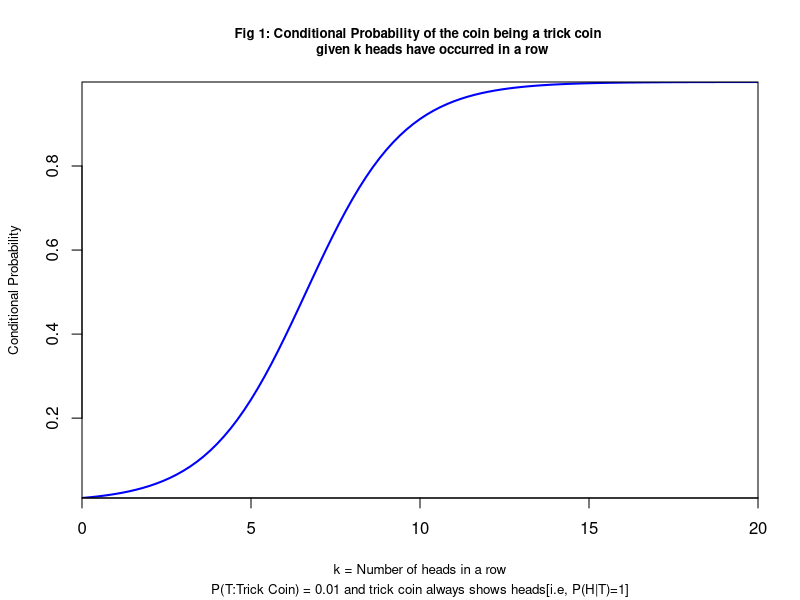
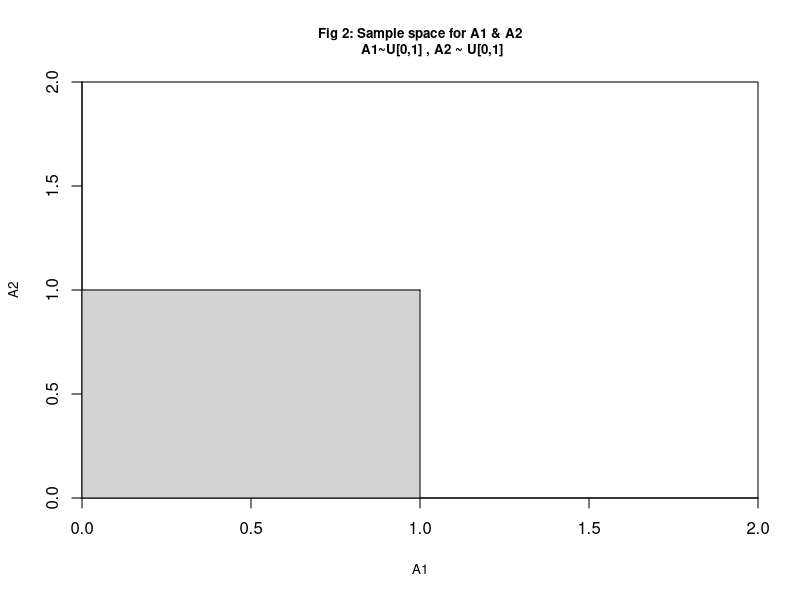
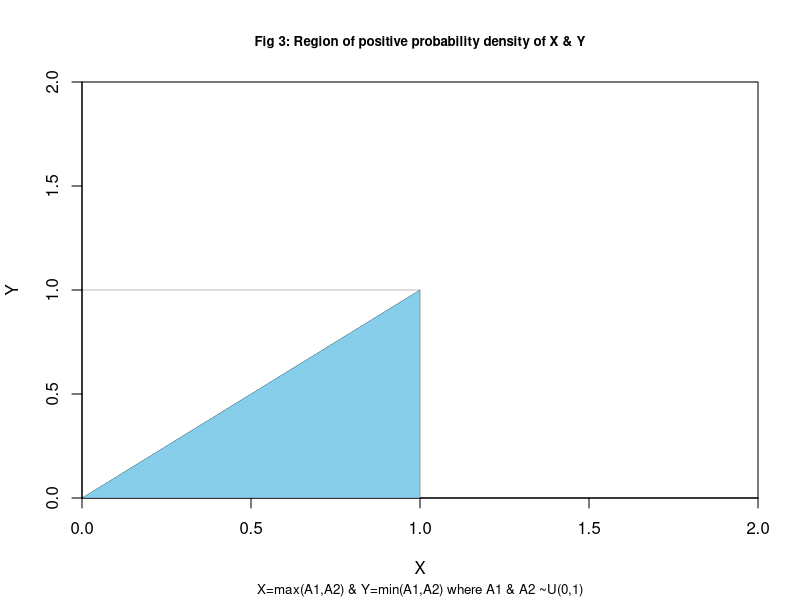
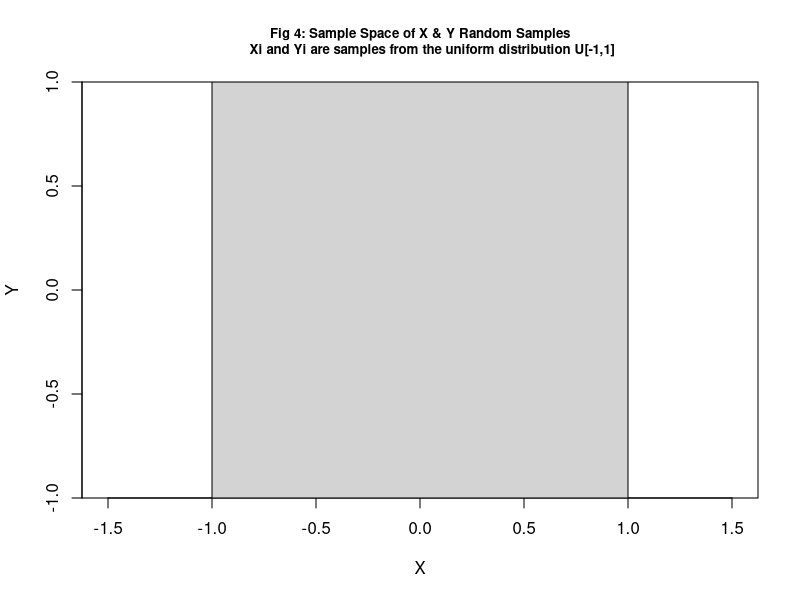
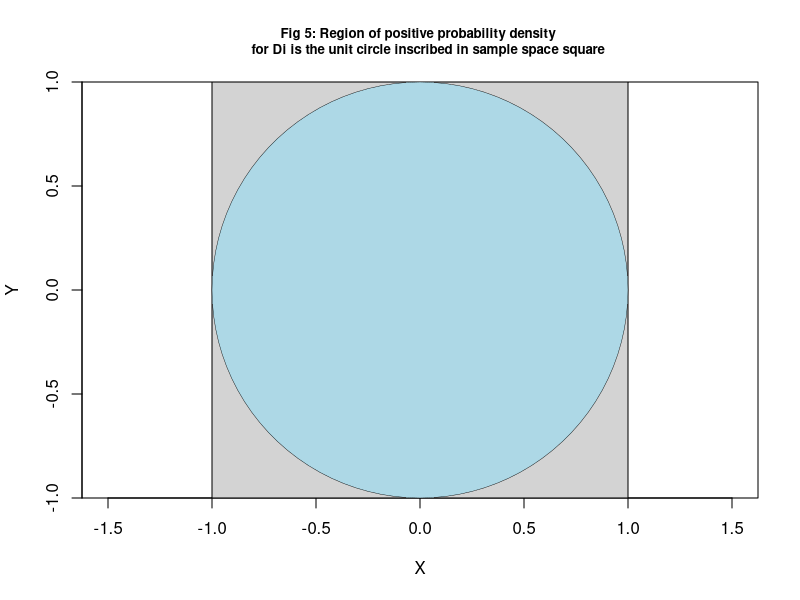
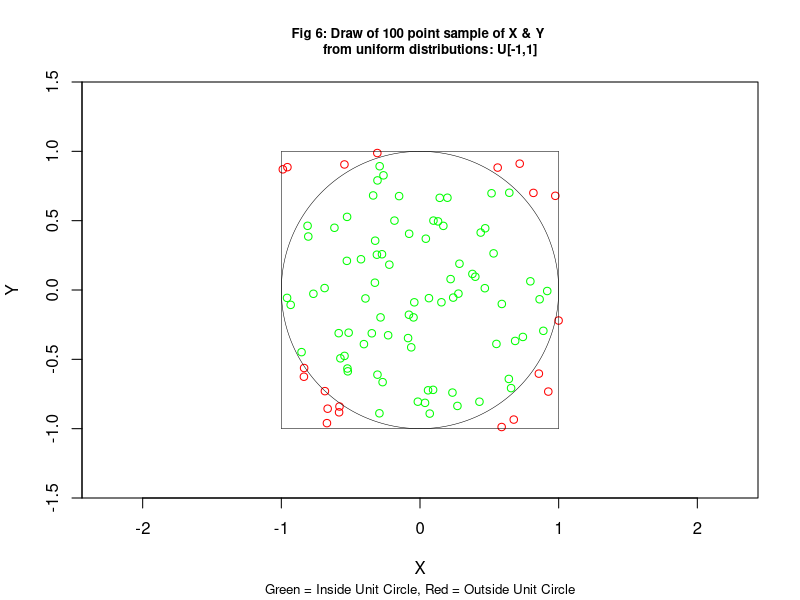
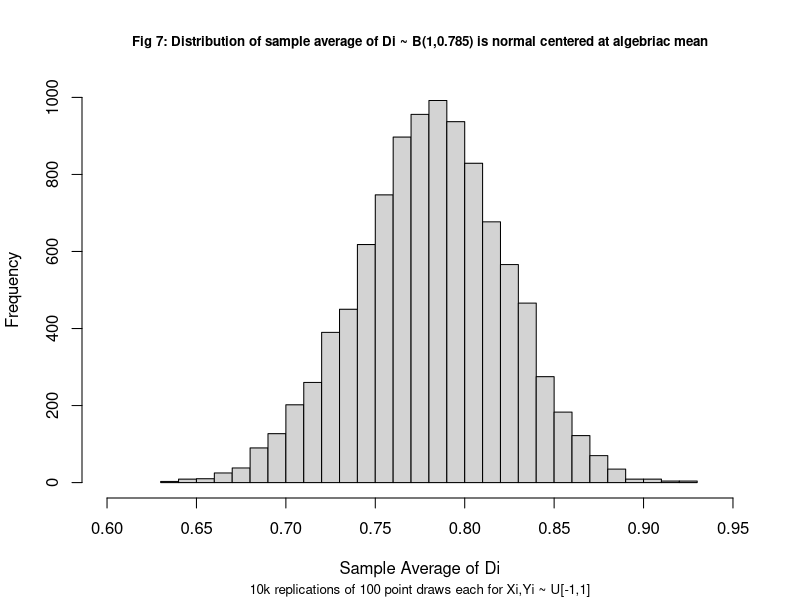

Write the R code that produced these figures, in order.
## ---- chunk 1
knitr::opts_chunk$set(echo = TRUE)
library("plotrix")
library("knitr")
library("kableExtra")
library("ggplot2")
## ---- chunk 2
curve((1/((99/2^x)+1)),0,20,xaxs="i",yaxs="i",
      main = "Fig 1: Conditional Probability of the coin being a trick coin 
      given k heads have occurred in a row",
      sub = "P(T:Trick Coin) = 0.01 and trick coin always shows heads[i.e, P(H|T)=1]",
      ylab = 'Conditional Probability', xlab = 'k = Number of heads in a row',
      cex.main=0.8, cex.sub=0.8,cex.lab=0.8,col="blue",lwd=2)
## ---- chunk 3
x0 = c(0,0.1, 1)
y0 = c(0,0.1,1)
curve(x*1,0,1, xlim=c(0,2), ylim=c(0,2),xaxs="i", yaxs="i", ylab="A2", xlab="A1", 
      main="Fig 2: Sample space for A1 & A2
      A1~U[0,1] , A2 ~ U[0,1]", cex.main=0.8, cex.lab=0.8)
rect(0,0,1,1,col='lightgray')
## ---- chunk 4
x0 <- c(0,1,1)

y0 <- c(0,1,0)
curve(x*1,0,1,  xlim=c(0,2), ylim=c(0,2),xaxs='i',yaxs='i',xlab="X", ylab="Y",
      main="Fig 3: Region of positive probability density of X & Y",
      sub="X=max(A1,A2) & Y=min(A1,A2) where A1 & A2 ~U(0,1)",
      cex.main=0.8, cex.lab=1, cex.sub=0.8,lwd=0.2)
rect(0,0,1,1,lwd=0.2)
polygon(x0,y0,col='skyblue',lwd=0.2)
## ---- chunk 5
x0 = c(-1,0.1,1)
y0 = c(-1,0.1,1)
curve(x*1,0,1, xlim=c(-1,1),ylim=c(-1,1), ylab="Y", xlab="X", xaxs="i",yaxs="i",
      main="Fig 4: Sample Space of X & Y Random Samples
      Xi and Yi are samples from the uniform distribution U[-1,1]",
      asp=1,cex.main=0.8, cex.sub=0.8,cex.lab=1)
rect(-1,-1,1,1,col='lightgray')
## ---- chunk 6
x0 = c(-1,0.1,1)
y0 = c(-1,0.1,1)
curve(x*1,0,1, xlim=c(-1,1),ylim=c(-1,1), ylab="Y", xlab="X", xaxs="i",yaxs="i",
      main="Fig 5: Region of positive probability density 
    for Di is the unit circle inscribed in sample space square",
      asp=1, cex.main=0.8, cex.lab=1)
rect(-1,-1,1,1,col='lightgray')
draw.circle(0,0,1,nv=100,border=NULL,col="lightblue",lty=1,density=NULL,
  angle=45,lwd=0.4)
## ---- chunk 7
# Draw random sample of X & Y from uniform distributions
n=100
X = runif(n,min=-1,max=1)
Y = runif(n,min=-1,max=1)
# Define the function to compute bernoulli random variable D
uniform_circ_dist = function(n,p){
    # Draw random sample of X & Y from uniform distributions
    X = runif(n,min=-1,max=1)
    Y = runif(n,min=-1,max=1)
    bernoulli_outcome = c()
    ## Compute the bernoulli variable D from X & Y values
    for (i in 1:n) {
        if ((X[i]^2+Y[i]^2)<1){ 
            bernoulli_outcome[i] = 1
        }
        else{
            bernoulli_outcome[i] = 0
        }
    }
    # return the vector of outcomes for bernoulli variable
    return(list(X=X,Y=Y,D=bernoulli_outcome))
}

n = 100
p = pi/4
result = uniform_circ_dist(n,p)
X = unlist(X)
Y = unlist(Y)
D = as.numeric(unlist(result[3]))
## Plot the X & Y data points 
## and color them based on their position relative to the unit circle
dataColor=c()
dataColor[(X^2+Y^2)<1] = "green"
dataColor[(X^2+Y^2)>=1] = "red"
plot(X,Y, col=dataColor, asp=1, xaxs="i",yaxs="i",
     xlim =c(-1.5,1.5), ylim=c(-1.5,1.5),
     cex.main=0.8, cex.lab=1,cex.sub=0.8,
     main ="Fig 6: Draw of 100 point sample of X & Y 
     from uniform distributions: U[-1,1]", xlab="X", ylab = "Y",
     sub = "Green = Inside Unit Circle, Red = Outside Unit Circle"
    )
# Superimpose a unit circle and sample space sqaure
draw.circle(0,0,1,nv=1000,border=NULL,lty=1,density=NULL,
  angle=45,lwd=0.5)
rect(-1,-1,1,1,lwd=0.5)
## ---- chunk 8
df = data.frame(p,mean(D), sprintf("%0.3f%%",abs(1-mean(D)/p)*100))
kable(df, booktabs = T,position = "center", align = "c", 
      format= "pandoc", 
      digits = 3,
      caption = "Comparison of simulated and algebraic sample averages of 
      Bernoulli Di (Sample consists of 100 draws of Xi,Yi ~ U[-1,1])",
      col.names=(c("Simulated ","Algebraic","Percent Difference"))
      )
## ---- chunk 9
n = 100
p = pi/4
reps = 10000
    X = runif(n,min=-1,max=1)
    Y = runif(n,min=-1,max=1)
mean_sample_averages = replicate(reps, mean(unlist(uniform_circ_dist(n,p)[3])))
hist(mean_sample_averages, breaks=25, xlim=c(0.60,0.95),ylim=c(0,1000), cex.main=0.8, cex.lab=1,cex.sub=0.8,
     main = "Fig 7: Distribution of sample average of Di ~ B(1,0.785) is normal centered at algebriac mean",
     sub = "10k replications of 100 point draws each for Xi,Yi ~ U[-1,1]",
     xlab = "Sample Average of Di")
## ---- chunk 10
# Theoretical variance and standard error of the sample average
sample_var = p*(1-p)/n
stderr = sqrt(sample_var)
df = data.frame(sd(mean_sample_averages),stderr, 
                sprintf("%0.3f%%",100*abs(1- sd(mean_sample_averages)/stderr)))
kable(df, format= "pandoc", booktable = T, longtable = T,
      align="c", position="center",digits = 5,cex.main = 0.8,
      caption="Comparison of simulated and algebraic standard errors for 
    Di with 10k repititions of 100 point samples of Xi,Yi ~ U[-1,1]. 
    (Di ~ B(1,0.785) with success defined as the event
    when Xi,Yi lie inside a unit circle)",
      col.names=(c("Simulated Std. Error","Algebraic Std. Error","Percent Difference")))
## ---- chunk 11
a = length(which(mean_sample_averages >= 0.75))
sim_prob = a/reps
df <- data.frame(sim_prob, 
                 1-pnorm(-0.86), sprintf("%.3f%%",100*abs(1-sim_prob/(1-pnorm(-0.86)))))
kable(df, booktabs = T, position = "center", align = "c",
      format= "pandoc", 
      digits = 3,
      caption = "Comparison of simulated and algebraic probabilities 
    for sample average of Di being greater than 0.75 (Di ~ B(1,0.785; 
    10k repititions of 100 point sample draws of Xi,Yi were performed; Xi,Yi ~ U[-1,1])",
      col.names=(c("Simulated Probability","Algebraic Probability","Percent Difference"))
      )
